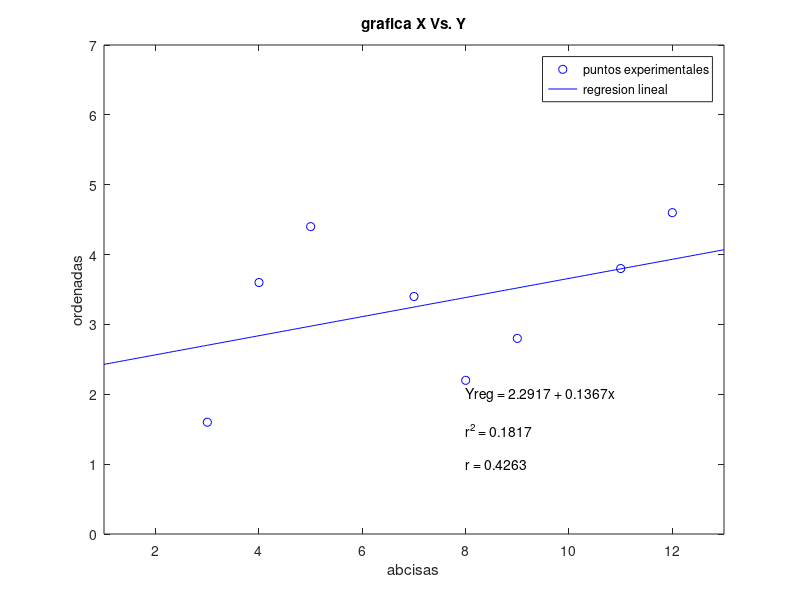

Recreate this plot in MATLAB.
clc, clear all,close all;
%regresion lineal
%x = [3.15 3.33 3.88 4.15 5.11 6.08 6.39 7.01 7.58 7.88 7.99 8.15 8.35];
%y = [383.51 383.11 382.42 381.87 380.84 380.12 379.85 379.08 378.61 378.08 377.75 377.44 377.11];

%x=[0 2 4 6 9 11 12 15 17 19];
%y=[5 6 7 6 9 8 7 10 12 12];

%x=[6 7 11 15 17 21 23 29 29 37 39];
%y=[29 21 29 14 21 15 7 7 13 0 3];

x = [3 4 5 7 8 9 11 12];
y = [1.6 3.6 4.4 3.4 2.2 2.8 3.8 4.6];

n= size(x,2);
%datos
a_0 = (sum(x.^2)*sum(y)-sum(x.*y)*sum(x))/(n*sum(x.^2)-sum(x)^2);
a_1 = (n*sum(x.*y)-sum(x)*sum(y))/(n*sum(x.^2)-sum(x)^2);
Sr = sum((y-a_0-a_1*x).^2);
St = sum((y-mean(y)).^2);
r2 = (St-Sr)/St;
r = r2^(0.5);

y_cal = inline('a_0 + a_1 *x');
%salida
fprintf('\t\t\t REGRESION LINEAL\n')
fprintf('Los datos son:\n')
fprintf('X=')
disp(x)
fprintf('Y=')
fprintf('   %1.1f',y)
fprintf('\n_________________________________________________________')
fprintf('\n\n')
fprintf('La ecuacion lineal es:\n')
fprintf('Yreg = %1.4f + %1.4fx\n\n',a_0,a_1)
fprintf('_________________________________________________________')
fprintf('\n\tDatos:\n\n')
fprintf('Sr = %1.4f\n',Sr)
fprintf('St = %1.4f\n',St)
fprintf('r^2 = %1.4f\n',r2)
fprintf('r = %1.4f\n',r)

%graficas
plot(x,y,'ob')
hold on
xlabel('abcisas')
ylabel('ordenadas')
title('grafica X Vs. Y')
axis([1 13 0 7])
%axis([5 40 y_cal(a_0,a_1,40)-1 y_cal(a_0,a_1,5)+2])
X_cal = 1:0.05:13;
plot(X_cal,y_cal(a_0,a_1,X_cal),'-b');
legend('puntos experimentales','regresion lineal')
text(8,2,'Yreg = 2.2917 + 0.1367x')
text(8,1.5,'r^2 = 0.1817')
text(8,1,'r = 0.4263')


